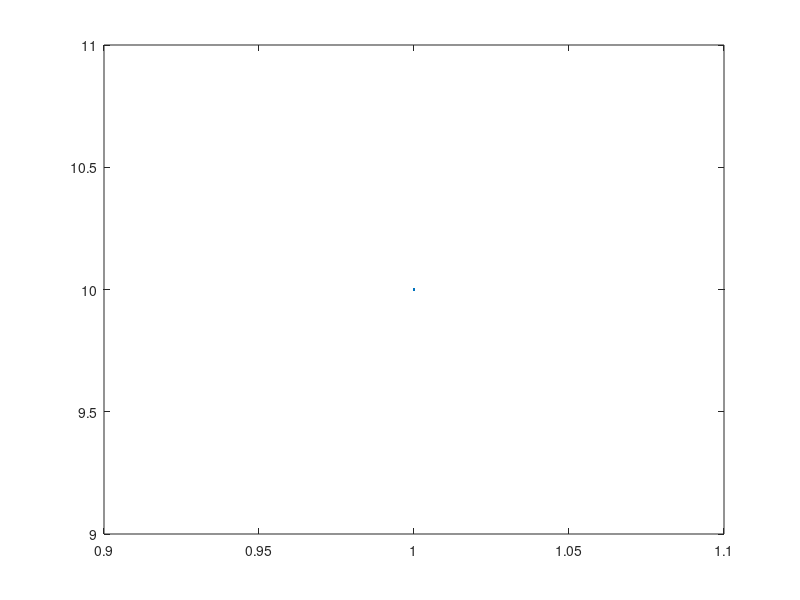

MATLAB code to generate this figure:
% -*- matlab-ts -*-

% (t-utils-xr "C-n" "C-a" "C-f" (matlab-ts-mode-beginning-of-command) (matlab-ts-mode-end-of-command))
s = 'my string';

% (t-utils-xr "C-n" "C-a" "C-f" (matlab-ts-mode-beginning-of-command) (matlab-ts-mode-end-of-command))
m = [1, 2;
     3, 4];

% (t-utils-xr "C-n" "C-a" "C-f" (matlab-ts-mode-beginning-of-command) (matlab-ts-mode-end-of-command))
plot(1, 10)

% (t-utils-xr "C-n" "C-a" "C-f" (matlab-ts-mode-beginning-of-command) (matlab-ts-mode-end-of-command))
sprintf("%s", s)

% (t-utils-xr "C-n" "C-a" "C-f" (matlab-ts-mode-beginning-of-command) (matlab-ts-mode-end-of-command))
v=1:10;

% (t-utils-xr "C-n" "C-a" "C-f" (matlab-ts-mode-beginning-of-command) (matlab-ts-mode-end-of-command))
v(2:3)


